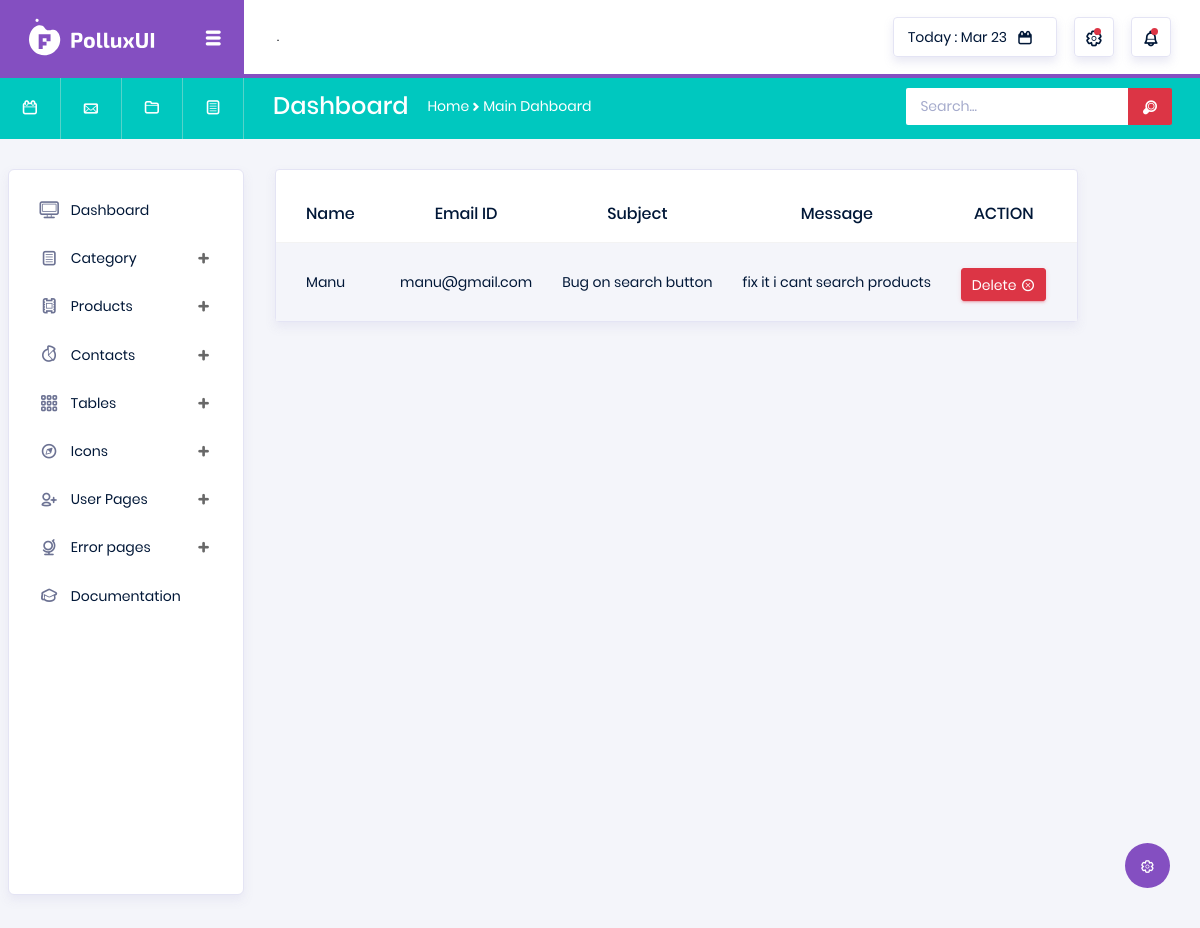
/backend/contview/, run on the app's committed database.
### frontend/models.py (models this page shows)
class contactdb(models.Model):
    name = models.CharField(max_length=100,null=True,blank=True)
    email = models.CharField(max_length=100,null=True,blank=True)
    sub = models.CharField(max_length=100,null=True,blank=True)
    msg = models.CharField(max_length=200,null=True,blank=True)

### backend/views.py (the view)
# urls.py: path('contview/',views.contview,name="contview"),
def contview(request):
    data = contactdb.objects.all()
    return render(request,"contactv.html",{'data':data})

### backend/templates/contactv.html (shortened to what this page needs)
<!DOCTYPE html>
{% extends 'index.html' %}
{% block content %}
<html lang="en">
<head>
</head>
<body>
<div class="row" style="margin-left:20px;">
            <div class="col-md-12">
              <div class="card">
                <div class="table-responsive pt-3">
                  <table class="table table-striped project-orders-table" >
                    <thead>
                      <tr style="text-align:center;">
                        <th class="ml-5" style="padding-left:30px;">Name</th>
                        <th>Email ID</th>
                        <th>Subject</th>
                        <th>Message</th>
                        <th>ACTION</th>
                      </tr>
                    </thead>
                    <tbody>
                      {% for d in data %}
                      <tr>
                        <td style="padding-left:30px;">{{d.name}}</td>
                        <td>{{d.email}}</td>
                        <td>{{d.sub}}</td>
                        <td>{{d.msg}}</td>
                        <td>
                          <div class="d-flex align-items-center">
                            <a href="{% url 'cdel' cid=d.id %}">
                            <button type="button" class="btn btn-danger btn-sm btn-icon-text" style="margin-top:5px;">
                              Delete
                              <i class="typcn typcn-delete-outline btn-icon-append"></i>
                            </button>
                              </a>
                          </div>
                        </td>
                      </tr>
                    {% endfor %}
                    </tbody>
                  </table>
                </div>
              </div>
            </div>
          </div>
</body>
</html>
{% endblock %}

### data on the page
contactdb: name "Manu", email "manu@gmail.com", sub "Bug on search button", msg "fix it i cant search products"
